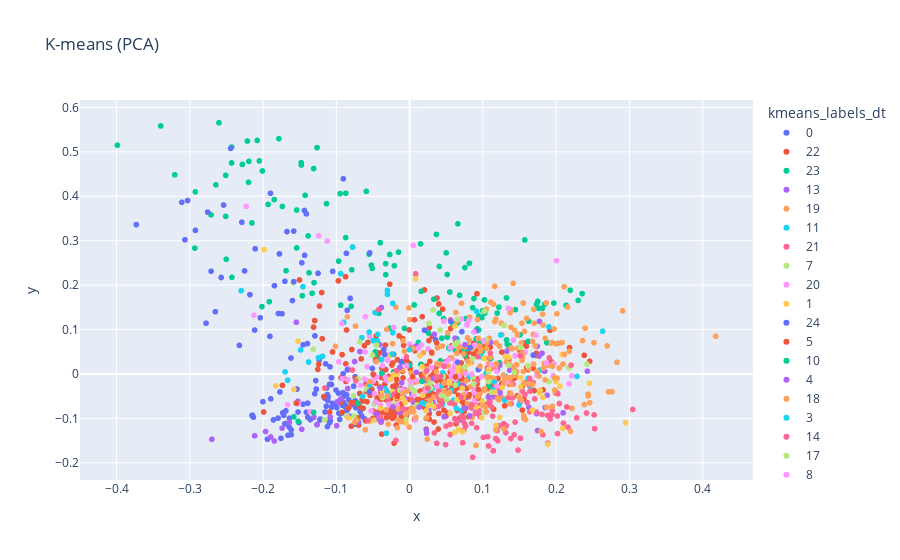

Notebook source saved alongside this figure:
### Code cell
#import plotly.graph_objects as go
fig_k = hero.scatterplot(
    df.dropna(subset='roud'), 
    col='pca', 
    color='kmeans_labels_dt', 
    title="K-means (PCA)",

    hover_data=['roud']
)
# fig_k.update_yaxes(
#     scaleanchor="x",
#     scaleratio=1,
#   )
